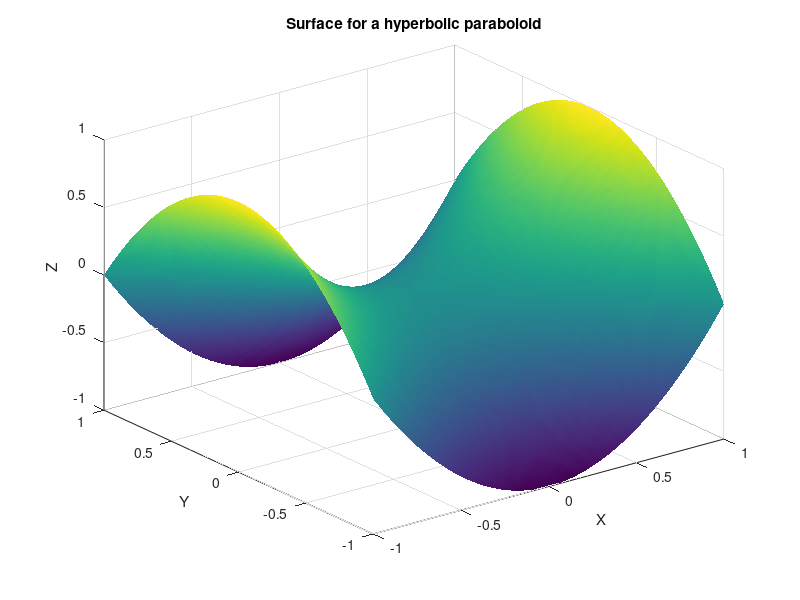

Recreate this plot in MATLAB.
function explicit_3d()
    
    % equation for a hyperbolic paraboloid
    function Z = hyp_parab(x, y)
        Z = (x.^2 / 5 - y.^2 / 5) .* 5;
    end

    % equation for a unit cone
    function Z = cone(x, y)
        Z = sqrt(x.^2 + y.^2);
    end

    % equation for an elliptic paraboloid
    function Z = el_parab(x, y)
        Z = -5 * (x.^2 / 5 + y.^2 / 5);
    end

    X = linspace(-1, 1);
    Y = linspace(-1, 1);
    [X, Y] = meshgrid(X, Y);
    
    Z = hyp_parab(X, Y);
%     Z = cone(X, Y);
%     Z = el_parab(X, Y);
    
    plt_title = 'Surface for a hyperbolic paraboloid';
%     plt_title = 'Surface for a unit cone';
%     plt_title = 'Surface for a elliptic paraboloid';
   
    surf(X, Y, Z);
    shading interp;
    
    xlabel('X');
    ylabel('Y');
    zlabel('Z');
    title(plt_title);

end

